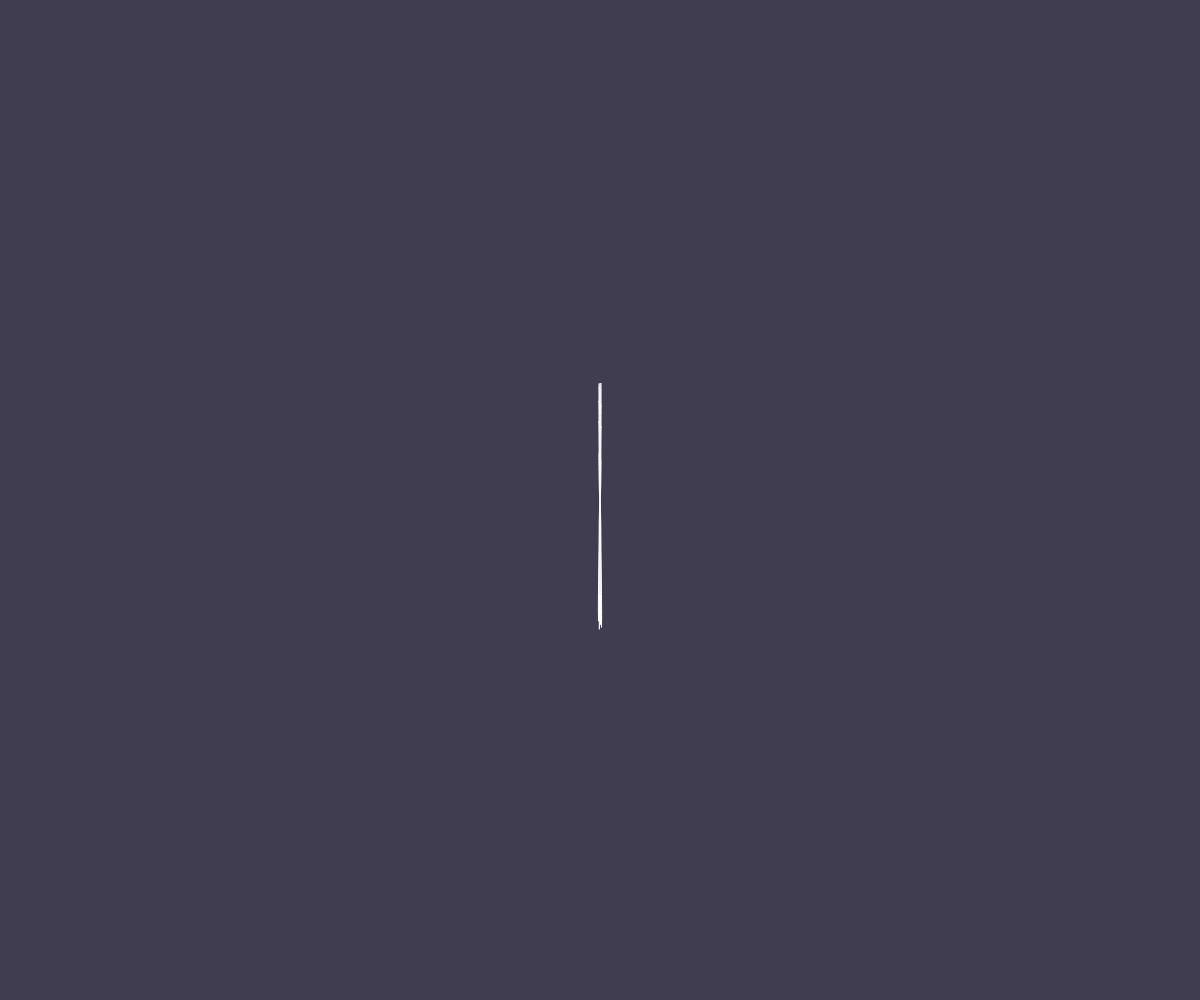
Frame 1 (no input)
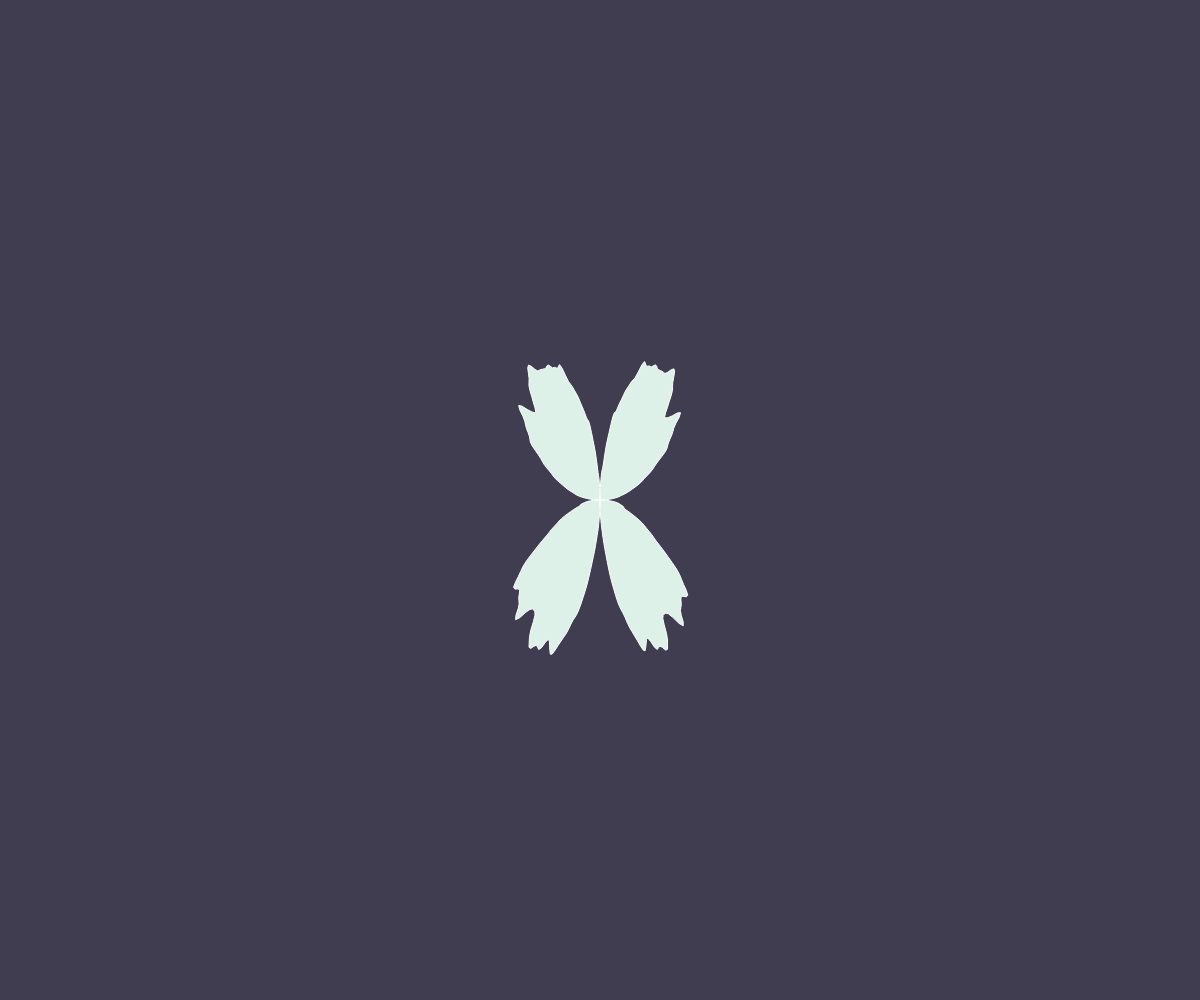
Frame 60 (no input)
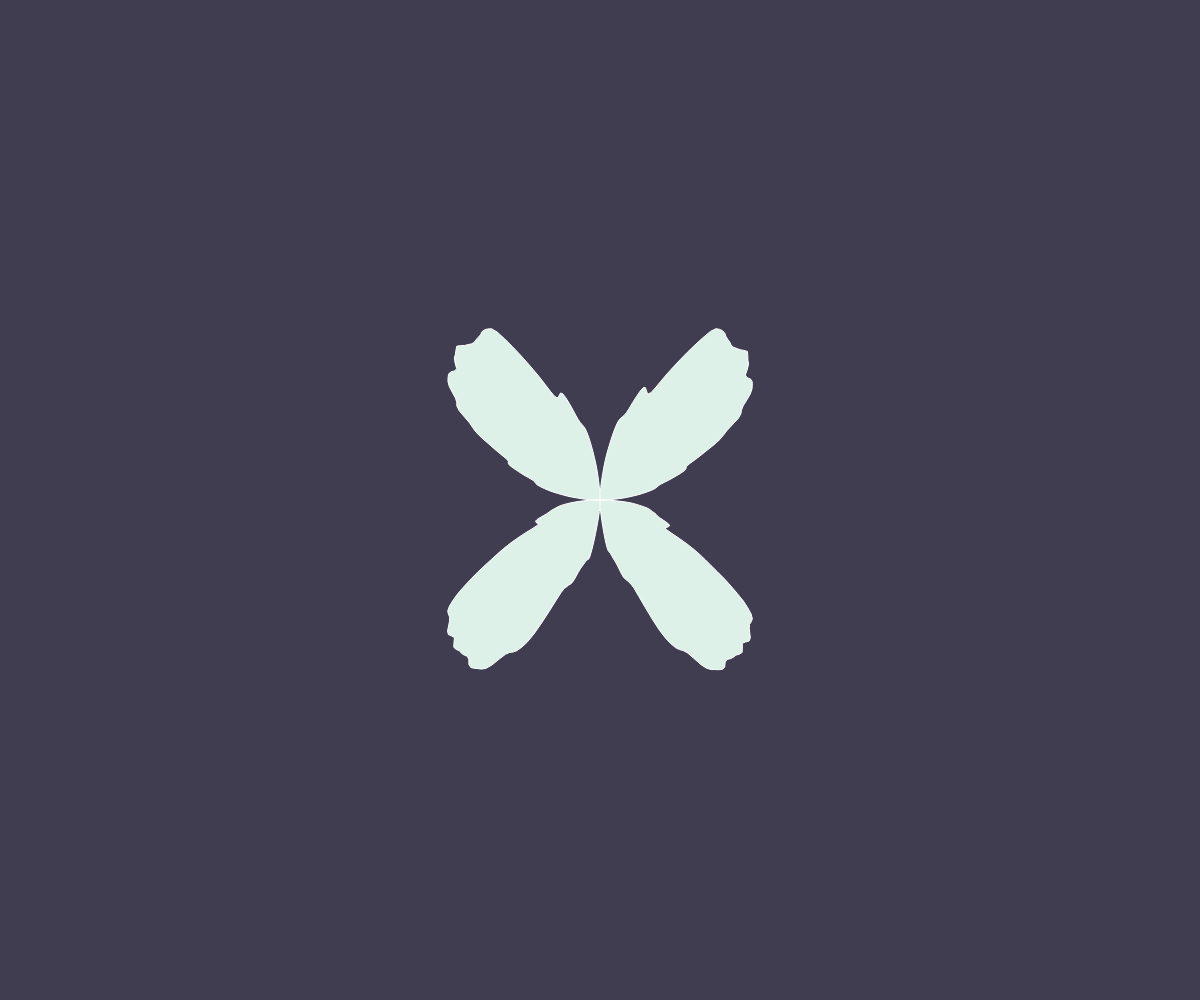
Frame 120 (the mouse pressed at the canvas centre since frame 60)

The p5.js sketch that drew these frames (run headless with seeded random() and noise() and a simulated clock; from frame 60 on, the mouse is pressed at the canvas centre):

// p5.js sketch
// ── sketch.js
var yoff = 0; //second dimension time

function setup() {
	createCanvas(windowWidth, windowHeight);
}

function draw() {
	background(64,61,80);
	translate(width / 2, height / 2);
  //rotate(PI / 2);

  stroke(255);
  fill(	221,241,232);
  strokeWeight(1);

/*delta angle
each side of the bfly points
this is the incrementation*/
var da = PI / 200;
var dx = 0.05; //decrement

var xoff = 0;
beginShape();
for (var a = 0; a <= TWO_PI; a += da) { //increment a - make angle biggar
  	//perlin noise
  	//the last previous number simlar to the number chosen.
  	var n = noise(xoff, yoff);
  	var r = sin(2 * a) * map(n, 0, 1, 50, 300);
  	var x = sin(frameCount/100)* r * cos(a);
  	//framecount function makes the butterfly flap in and out
  	var y = r * sin(a);
  	if (a < PI){ //if angle is less than PI
  		xoff += dx;  //decrement
  	} else{
  		xoff -= dx; //decrement time
  	}
    //point(x, y);
    vertex(x, y);
  }
  endShape();

yoff += 0.01;  //values changing over time
}
